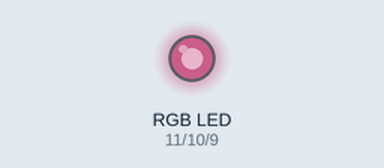
Recording of a sketch running on a simulated Arduino Uno, built with avr-gcc and run on an emulated ATmega328P. On the bench: an RGB LED mixed from three pins (HIGH = lit). Dim RGB values are drawn brighter than linear; random numbers use the default seed unless the sketch sets one.

Above: at 0.1 s.
At 2.1 s:
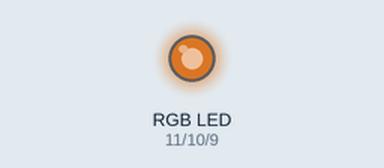
At 4.1 s:
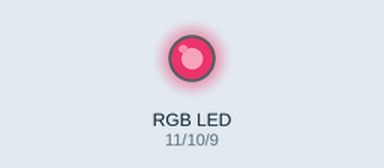
At 9.1 s:
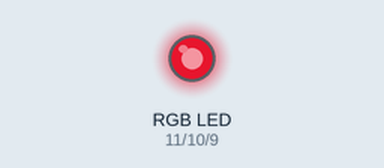
At 21.1 s:
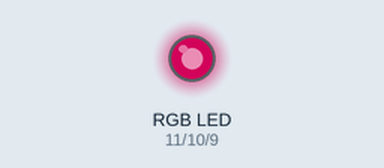
At 39.1 s:
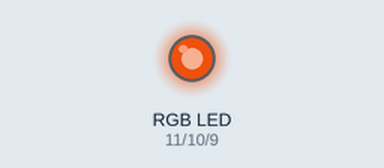
Timing chart, 0 to 40.0 s (numbered marks = the images above):
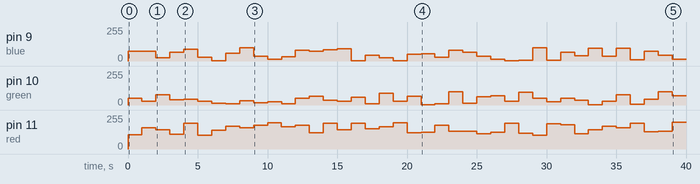

The sketch:

src.ino
```cpp
int blue = 9;
int green = 10;
int red = 11;
int _speed = 10;

void setup() {
  // put your setup code here, to run once:

}

void loop() {
  // put your main code here, to run repeatedly:
  analogWrite(red, random(100,200));
  analogWrite(green, random(100));
  analogWrite(blue, random(100));
  delay(1000);
}
```

Measured:
- by itself, pin 9 (blue): 0/255 → 73/255 at 0.00 s, → 72/255 1.0 s later, → 23/255 1.0 s later, → 65/255 1.0 s later, … (40 changes in this stretch)
- by itself, pin 10 (green): 0/255 → 49/255 at 0.00 s, → 30/255 1.0 s later, → 78/255 1.0 s later, → 40/255 1.0 s later, … (40 changes in this stretch)
- by itself, pin 11 (red): 0/255 → 107/255 at 0.00 s, → 158/255 1.0 s later, → 144/255 1.0 s later, → 109/255 1.0 s later, … (40 changes in this stretch)
